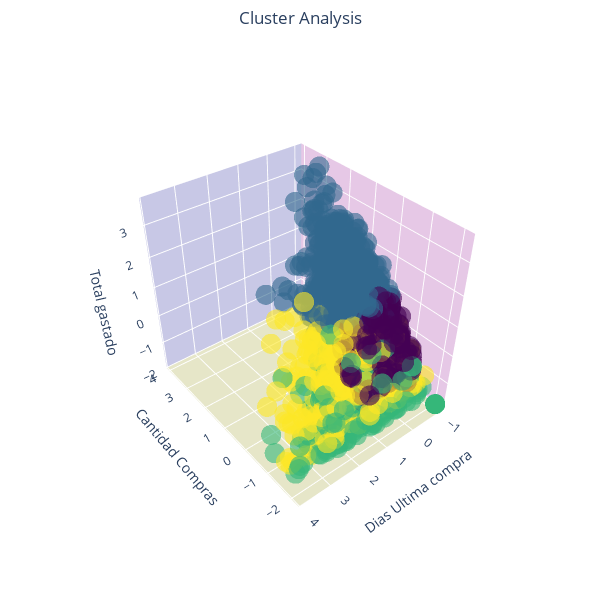

Write notebook code for a chart like this one.
### Code cell
fig = go.Figure(data=[go.Scatter3d(x=X_cluster_scaled[:,0],y=X_cluster_scaled[:,2],z=X_cluster_scaled[:,1],mode='markers',
                                   hovertext=labels,
                                   marker = dict( size = 7, 
                                                 color = labels, 
                                               colorscale ='Viridis', 
                                               opacity = 0.6
                                                ))])
fig.update_layout(title=dict(text="Cluster Analysis", x=0.5,y=.98),
                   scene = dict(
                    xaxis = dict(
                         backgroundcolor="rgb(200, 200, 230)",
                         gridcolor="white",
                         showbackground=True,
                         zerolinecolor="white",
                         title='Cantidad Compras',),
                    yaxis = dict(
                        backgroundcolor="rgb(230, 200,230)",
                        gridcolor="white",
                        showbackground=True,
                        zerolinecolor="white",
                        title='Dias Ultima compra',),
                    zaxis = dict(
                        backgroundcolor="rgb(230, 230,200)",
                        gridcolor="white",
                        showbackground=True,
                        zerolinecolor="white",
                        title='Total gastado',),),
                    width=600,
                    height=600,
                    margin=dict(
                    r=0, l=0,
                    b=10, t=30)
                  )
fig.show()

### Figure 1 — Plotly figure (JSON) as saved in the notebook; plotly's stock layout.template omitted (floating-point values rounded to 4 significant figures; data arrays with more than 128 entries replaced by an {"elided": "..."} marker saying what was removed)
{"data": [{"hovertext": {"elided": "1645 int values"}, "marker": {"color": {"elided": "1645 int values"}, "colorscale": [[0, "#440154"], [0.1111, "#482878"], [0.2222, "#3e4989"], [0.3333, "#31688e"], [0.4444, "#26828e"], [0.5556, "#1f9e89"], [0.6667, "#35b779"], [0.7778, "#6ece58"], [0.8889, "#b5de2b"], [1, "#fde725"]], "opacity": 0.6, "size": 7}, "mode": "markers", "type": "scatter3d", "x": {"elided": "1645 float values"}, "y": {"elided": "1645 float values"}, "z": {"elided": "1645 float values"}}], "layout": {"height": 600, "margin": {"b": 10, "l": 0, "r": 0, "t": 30}, "scene": {"aspectmode": "auto", "aspectratio": {"x": 1.107, "y": 0.9036, "z": 0.9999}, "camera": {"center": {"x": 0, "y": 0, "z": 0}, "eye": {"x": -1.925, "y": 1.544, "z": 1.91}, "projection": {"type": "perspective"}, "up": {"x": 0, "y": 0, "z": 1}}, "xaxis": {"backgroundcolor": "rgb(200, 200, 230)", "gridcolor": "white", "showbackground": true, "title": {"text": "Cantidad Compras"}, "type": "linear", "zerolinecolor": "white"}, "yaxis": {"backgroundcolor": "rgb(230, 200,230)", "gridcolor": "white", "showbackground": true, "title": {"text": "Dias Ultima compra"}, "type": "linear", "zerolinecolor": "white"}, "zaxis": {"backgroundcolor": "rgb(230, 230,200)", "gridcolor": "white", "showbackground": true, "title": {"text": "Total gastado"}, "type": "linear", "zerolinecolor": "white"}}, "title": {"text": "Cluster Analysis", "x": 0.5, "y": 0.98}, "width": 600}}
